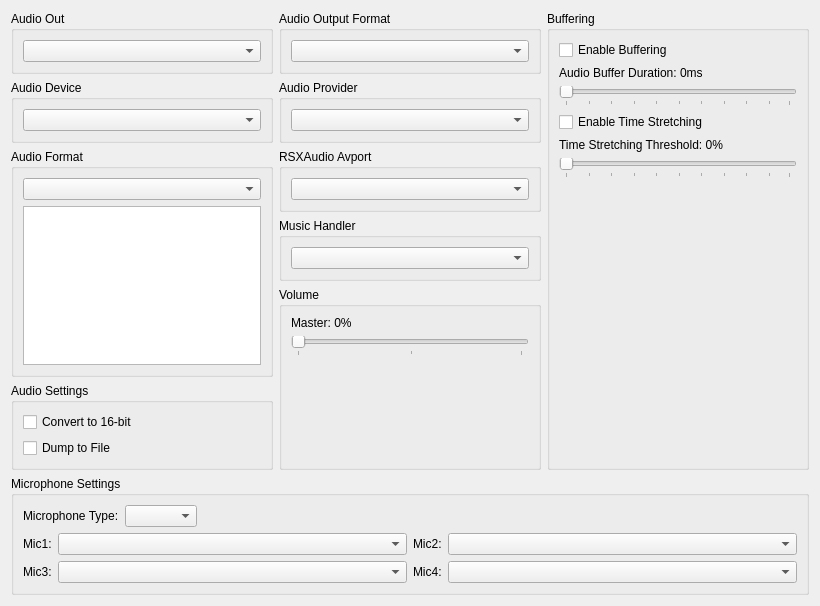
         <widget class="QWidget" name="audioTabScrollContents">
          <property name="geometry">
           <rect>
            <x>0</x>
            <y>0</y>
            <width>820</width>
            <height>606</height>
           </rect>
          </property>
          <layout class="QVBoxLayout" name="audioTabScrollContentsLayout">
           <item>
            <layout class="QHBoxLayout" name="audioTabLayoutTop" stretch="1,1,1">
             <item>
              <layout class="QVBoxLayout" name="audioTabLayoutTopLeft">
               <item>
                <widget class="QGroupBox" name="gb_audio_out">
                 <property name="title">
                  <string>Audio Out</string>
                 </property>
                 <layout class="QVBoxLayout" name="gb_audio_out_layout">
                  <item>
                   <widget class="QComboBox" name="audioOutBox"/>
                  </item>
                 </layout>
                </widget>
               </item>
               <item>
                <widget class="QGroupBox" name="gb_audio_device">
                 <property name="title">
                  <string>Audio Device</string>
                 </property>
                 <layout class="QVBoxLayout" name="gb_audio_device_layout">
                  <item>
                   <widget class="QComboBox" name="audioDeviceBox"/>
                  </item>
                 </layout>
                </widget>
               </item>
               <item>
                <widget class="QGroupBox" name="gb_audio_format">
                 <property name="title">
                  <string>Audio Format</string>
                 </property>
                 <layout class="QVBoxLayout" name="gb_audio_format_layout">
                  <item>
                   <widget class="QComboBox" name="combo_audio_format"/>
                  </item>
                  <item>
                   <widget class="QListWidget" name="list_audio_formats">
                    <property name="sizePolicy">
                     <sizepolicy hsizetype="Preferred" vsizetype="Preferred">
                      <horstretch>0</horstretch>
                      <verstretch>0</verstretch>
                     </sizepolicy>
                    </property>
                    <property name="selectionMode">
                     <enum>QAbstractItemView::SelectionMode::ExtendedSelection</enum>
                    </property>
                   </widget>
                  </item>
                 </layout>
                </widget>
               </item>
               <item>
                <widget class="QGroupBox" name="gb_audio_settings">
                 <property name="title">
                  <string>Audio Settings</string>
                 </property>
                 <layout class="QVBoxLayout" name="gb_audio_settings_layout">
                  <item>
                   <widget class="QCheckBox" name="convert">
                    <property name="text">
                     <string>Convert to 16-bit</string>
                    </property>
                   </widget>
                  </item>
                  <item>
                   <widget class="QCheckBox" name="audioDump">
                    <property name="text">
                     <string>Dump to File</string>
                    </property>
                   </widget>
                  </item>
                  <item>
                   <spacer name="spacer_audio_settings">
                    <property name="orientation">
                     <enum>Qt::Orientation::Vertical</enum>
                    </property>
                    <property name="sizeType">
                     <enum>QSizePolicy::Policy::MinimumExpanding</enum>
                    </property>
                    <property name="sizeHint" stdset="0">
                     <size>
                      <width>0</width>
                      <height>0</height>
                     </size>
                    </property>
                   </spacer>
                  </item>
                 </layout>
                </widget>
               </item>
               <item>
                <spacer name="verticalSpacerAudioLeft">
                 <property name="orientation">
                  <enum>Qt::Orientation::Vertical</enum>
                 </property>
                 <property name="sizeType">
                  <enum>QSizePolicy::Policy::MinimumExpanding</enum>
                 </property>
                 <property name="sizeHint" stdset="0">
                  <size>
                   <width>0</width>
                   <height>0</height>
                  </size>
                 </property>
                </spacer>
               </item>
              </layout>
             </item>
             <item>
              <layout class="QVBoxLayout" name="audioTabLayoutTopMiddle">
               <item>
                <widget class="QGroupBox" name="gb_audio_channel_layout">
                 <property name="title">
                  <string>Audio Output Format</string>
                 </property>
                 <layout class="QVBoxLayout" name="gb_audio_channel_layout_layout">
                  <item>
                   <widget class="QComboBox" name="combo_audio_channel_layout"/>
                  </item>
                 </layout>
                </widget>
               </item>
               <item>
                <widget class="QGroupBox" name="gb_audio_provider">
                 <property name="title">
                  <string>Audio Provider</string>
                 </property>
                 <layout class="QVBoxLayout" name="gb_audio_provider_layout">
                  <item>
                   <widget class="QComboBox" name="audioProviderBox"/>
                  </item>
                 </layout>
                </widget>
               </item>
               <item>
                <widget class="QGroupBox" name="gb_audio_avport">
                 <property name="title">
                  <string>RSXAudio Avport</string>
                 </property>
                 <layout class="QVBoxLayout" name="gb_audio_avport_layout">
                  <item>
                   <widget class="QComboBox" name="audioAvportBox"/>
                  </item>
                 </layout>
                </widget>
               </item>
               <item>
                <widget class="QGroupBox" name="gb_music_handler">
                 <property name="title">
                  <string>Music Handler</string>
                 </property>
                 <layout class="QVBoxLayout" name="gb_music_handler_layout">
                  <item>
                   <widget class="QComboBox" name="musicHandlerBox"/>
                  </item>
                 </layout>
                </widget>
               </item>
               <item>
                <widget class="QGroupBox" name="gb_audio_volume">
                 <property name="title">
                  <string>Volume</string>
                 </property>
                 <layout class="QVBoxLayout" name="gb_audio_volume_layout">
                  <item>
                   <widget class="QWidget" name="master_volume" native="true">
                    <layout class="QVBoxLayout" name="layout_master_volume">
                     <property name="leftMargin">
                      <number>0</number>
                     </property>
                     <property name="topMargin">
                      <number>0</number>
                     </property>
                     <property name="rightMargin">
                      <number>0</number>
                     </property>
                     <property name="bottomMargin">
                      <number>0</number>
                     </property>
                     <item>
                      <widget class="QLabel" name="masterVolumeLabel">
                       <property name="text">
                        <string>Master: 0%</string>
                       </property>
                      </widget>
                     </item>
                     <item>
                      <widget class="QSlider" name="masterVolume">
                       <property name="orientation">
                        <enum>Qt::Orientation::Horizontal</enum>
                       </property>
                       <property name="tickPosition">
                        <enum>QSlider::TickPosition::TicksBelow</enum>
                       </property>
                       <property name="tickInterval">
                        <number>50</number>
                       </property>
                      </widget>
                     </item>
                    </layout>
                   </widget>
                  </item>
                  <item>
                   <spacer name="spacer_audio_volume">
                    <property name="orientation">
                     <enum>Qt::Orientation::Vertical</enum>
                    </property>
                    <property name="sizeType">
                     <enum>QSizePolicy::Policy::MinimumExpanding</enum>
                    </property>
                    <property name="sizeHint" stdset="0">
                     <size>
                      <width>0</width>
                      <height>0</height>
                     </size>
                    </property>
                   </spacer>
                  </item>
                 </layout>
                </widget>
               </item>
              </layout>
             </item>
             <item>
              <layout class="QVBoxLayout" name="audioTabLayoutTopRight">
               <item>
                <widget class="QGroupBox" name="gb_audio_buffering">
                 <property name="title">
                  <string>Buffering</string>
                 </property>
                 <layout class="QVBoxLayout" name="gb_audio_buffering_layout">
                  <item>
                   <widget class="QCheckBox" name="enableBuffering">
                    <property name="text">
                     <string>Enable Buffering</string>
                    </property>
                   </widget>
                  </item>
                  <item>
                   <widget class="QWidget" name="audio_buffer_duration" native="true">
                    <layout class="QVBoxLayout" name="layout_audio_buffer_duration">
                     <property name="leftMargin">
                      <number>0</number>
                     </property>
                     <property name="topMargin">
                      <number>0</number>
                     </property>
                     <property name="rightMargin">
                      <number>0</number>
                     </property>
                     <property name="bottomMargin">
                      <number>0</number>
                     </property>
                     <item>
                      <widget class="QLabel" name="audioBufferDurationLabel">
                       <property name="text">
                        <string>Audio Buffer Duration: 0ms</string>
                       </property>
                      </widget>
                     </item>
                     <item>
                      <widget class="QSlider" name="audioBufferDuration">
                       <property name="orientation">
                        <enum>Qt::Orientation::Horizontal</enum>
                       </property>
                       <property name="tickPosition">
                        <enum>QSlider::TickPosition::TicksBelow</enum>
                       </property>
                       <property name="tickInterval">
                        <number>10</number>
                       </property>
                      </widget>
                     </item>
                    </layout>
                   </widget>
                  </item>
                  <item>
                   <widget class="QCheckBox" name="enableTimeStretching">
                    <property name="text">
                     <string>Enable Time Stretching</string>
                    </property>
                   </widget>
                  </item>
                  <item>
                   <widget class="QWidget" name="time_stretching_threshold" native="true">
                    <layout class="QVBoxLayout" name="layout_time_stretching_threshold">
                     <property name="leftMargin">
                      <number>0</number>
                     </property>
                     <property name="topMargin">
                      <number>0</number>
                     </property>
                     <property name="rightMargin">
                      <number>0</number>
                     </property>
                     <property name="bottomMargin">
                      <number>0</number>
                     </property>
                     <item>
                      <widget class="QLabel" name="timeStretchingThresholdLabel">
                       <property name="text">
                        <string>Time Stretching Threshold: 0%</string>
                       </property>
                      </widget>
                     </item>
                     <item>
                      <widget class="QSlider" name="timeStretchingThreshold">
                       <property name="orientation">
                        <enum>Qt::Orientation::Horizontal</enum>
                       </property>
                       <property name="tickPosition">
                        <enum>QSlider::TickPosition::TicksBelow</enum>
                       </property>
                       <property name="tickInterval">
                        <number>10</number>
                       </property>
                      </widget>
                     </item>
                    </layout>
                   </widget>
                  </item>
                  <item>
                   <spacer name="verticalSpacerAudioRight">
                    <property name="orientation">
                     <enum>Qt::Orientation::Vertical</enum>
                    </property>
                    <property name="sizeType">
                     <enum>QSizePolicy::Policy::MinimumExpanding</enum>
                    </property>
                    <property name="sizeHint" stdset="0">
                     <size>
                      <width>0</width>
                      <height>0</height>
                     </size>
                    </property>
                   </spacer>
                  </item>
                 </layout>
                </widget>
               </item>
              </layout>
             </item>
            </layout>
           </item>
           <item>
            <widget class="QGroupBox" name="gb_microphone_settings">
             <property name="title">
              <string>Microphone Settings</string>
             </property>
             <layout class="QVBoxLayout" name="gb_microphone_settings_layout">
              <item>
               <layout class="QHBoxLayout" name="microphoneLayoutTop">
                <item>
                 <widget class="QLabel" name="microphoneLabel">
                  <property name="text">
                   <string>Microphone Type:</string>
                  </property>
                 </widget>
                </item>
                <item>
                 <widget class="QComboBox" name="microphoneBox"/>
                </item>
                <item>
                 <spacer name="microphoneSpacer">
                  <property name="orientation">
                   <enum>Qt::Orientation::Horizontal</enum>
                  </property>
                  <property name="sizeType">
                   <enum>QSizePolicy::Policy::MinimumExpanding</enum>
                  </property>
                  <property name="sizeHint" stdset="0">
                   <size>
                    <width>0</width>
                    <height>0</height>
                   </size>
                  </property>
                 </spacer>
                </item>
               </layout>
              </item>
              <item>
               <layout class="QHBoxLayout" name="microphoneLayoutBottom">
                <item>
                 <layout class="QVBoxLayout" name="microphoneLayoutLabel1and3">
                  <item>
                   <widget class="QLabel" name="microphone1Label">
                    <property name="sizePolicy">
                     <sizepolicy hsizetype="Minimum" vsizetype="Preferred">
                      <horstretch>0</horstretch>
                      <verstretch>0</verstretch>
                     </sizepolicy>
                    </property>
                    <property name="text">
                     <string>Mic1:</string>
                    </property>
                   </widget>
                  </item>
                  <item>
                   <widget class="QLabel" name="microphone3Label">
                    <property name="sizePolicy">
                     <sizepolicy hsizetype="Minimum" vsizetype="Preferred">
                      <horstretch>0</horstretch>
                      <verstretch>0</verstretch>
                     </sizepolicy>
                    </property>
                    <property name="text">
                     <string>Mic3:</string>
                    </property>
                   </widget>
                  </item>
                 </layout>
                </item>
                <item>
                 <layout class="QVBoxLayout" name="microphoneLayoutBox1and3">
                  <item>
                   <widget class="QComboBox" name="microphone1Box">
                    <property name="sizePolicy">
                     <sizepolicy hsizetype="Expanding" vsizetype="Fixed">
                      <horstretch>0</horstretch>
                      <verstretch>0</verstretch>
                     </sizepolicy>
                    </property>
                   </widget>
                  </item>
                  <item>
                   <widget class="QComboBox" name="microphone3Box">
                    <property name="sizePolicy">
                     <sizepolicy hsizetype="Expanding" vsizetype="Fixed">
                      <horstretch>0</horstretch>
                      <verstretch>0</verstretch>
                     </sizepolicy>
                    </property>
                   </widget>
                  </item>
                 </layout>
                </item>
                <item>
                 <layout class="QVBoxLayout" name="microphoneLayoutLabel2and4">
                  <item>
                   <widget class="QLabel" name="microphone2Label">
                    <property name="sizePolicy">
                     <sizepolicy hsizetype="Minimum" vsizetype="Preferred">
                      <horstretch>0</horstretch>
                      <verstretch>0</verstretch>
                     </sizepolicy>
                    </property>
                    <property name="text">
                     <string>Mic2:</string>
                    </property>
                   </widget>
                  </item>
                  <item>
                   <widget class="QLabel" name="microphone4Label">
                    <property name="sizePolicy">
                     <sizepolicy hsizetype="Minimum" vsizetype="Preferred">
                      <horstretch>0</horstretch>
                      <verstretch>0</verstretch>
                     </sizepolicy>
                    </property>
                    <property name="text">
                     <string>Mic4:</string>
                    </property>
                   </widget>
                  </item>
                 </layout>
                </item>
                <item>
                 <layout class="QVBoxLayout" name="microphoneLayoutBox2and4">
                  <item>
                   <widget class="QComboBox" name="microphone2Box">
                    <property name="sizePolicy">
                     <sizepolicy hsizetype="Expanding" vsizetype="Fixed">
                      <horstretch>0</horstretch>
                      <verstretch>0</verstretch>
                     </sizepolicy>
                    </property>
                   </widget>
                  </item>
                  <item>
                   <widget class="QComboBox" name="microphone4Box">
                    <property name="sizePolicy">
                     <sizepolicy hsizetype="Expanding" vsizetype="Fixed">
                      <horstretch>0</horstretch>
                      <verstretch>0</verstretch>
                     </sizepolicy>
                    </property>
                   </widget>
                  </item>
                 </layout>
                </item>
               </layout>
              </item>
             </layout>
            </widget>
           </item>
           <item>
            <spacer name="audioTabSpacer">
             <property name="orientation">
              <enum>Qt::Orientation::Vertical</enum>
             </property>
             <property name="sizeType">
              <enum>QSizePolicy::Policy::MinimumExpanding</enum>
             </property>
             <property name="sizeHint" stdset="0">
              <size>
               <width>0</width>
               <height>0</height>
              </size>
             </property>
            </spacer>
           </item>
          </layout>
         </widget>
